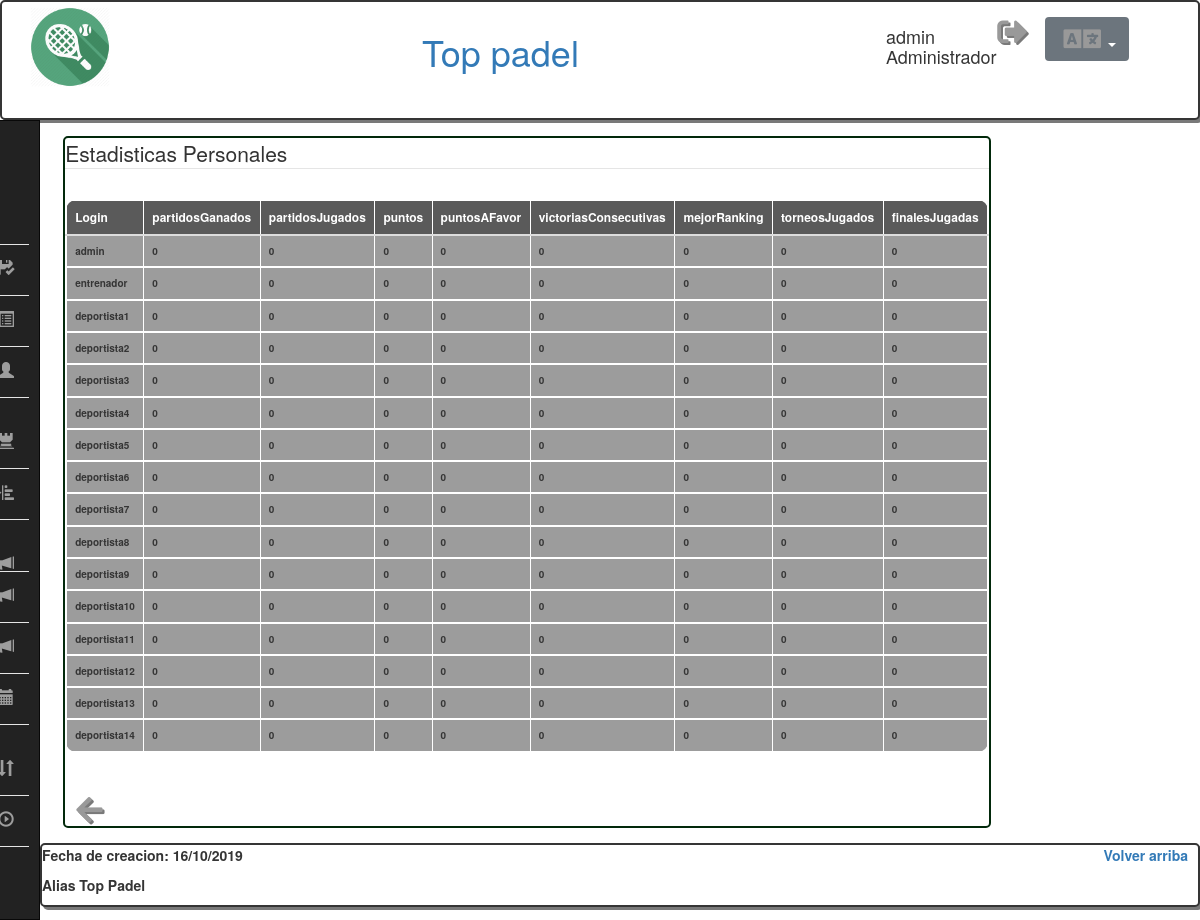
/Controllers/Estadistica_Controller.php?accion=SHOWALL (signed in), run on the app's committed database.
### tables this page shows
CREATE TABLE IF NOT EXISTS estadistica (
  idUsuario varchar(25) UNIQUE,
  partidosGanados varchar(25) NOT NULL,
  partidosJugados varchar(25) NOT NULL,
  puntos varchar(25) NOT NULL,
  puntosAFavor varchar(25) NOT NULL,
  victoriasConsecutivas varchar(25) NULL,
  mejorRanking varchar(25) NOT NULL,
  torneosJugados varchar(25) NOT NULL,
  finalesJugadas varchar(25) NOT NULL,

    FOREIGN KEY (idUsuario) REFERENCES usuario(login)
    
  );

### Models/Estadistica_Model.php (called while the page is built, shortened)
<?php
class Estadistica_Model{
    var $mysqli;
    function __construct($idUsuario,$partidosGanados,$partidosJugados,$puntos,$puntosAFavor,$mejorRanking,$victoriasConsecutivas,$finalesJugadas,$torneosJugados){
        include_once '../Models/Access_DB.php';
		$this->mysqli = ConnectDB();
    }
    function SHOWALL(){
        $sql = "SELECT * FROM estadistica";
        if(!($result = $this->mysqli->query($sql))){
            return 'ERROR: Fallo en la consulta sobre la base de datos.';
        }else return mysqli_fetch_all($result, MYSQLI_ASSOC);
    }
}
?>

### Models/Access_DB.php (called while the page is built)
<?php
function ConnectDB()
{
    $mysqli = new mysqli("localhost", 'padelabpdba', 'padelpass' , 'padelabp');
	if ($mysqli->connect_errno) {
		include './MESSAGE_View.php';
		new MESSAGE("Fallo al conectar a MySQL: (" . $mysqli->connect_errno . ") " . $mysqli->connect_error, './index.php');
		return false;
	}
	else{
		return $mysqli;
	}
}
?>

### Views/Estadistica/EstadisticaShowAll_View.php (the view, shortened to what this page needs)
<?php
	class Estadistica_SHOWALL{
		function __construct($datos){
			$this->render($datos);
		}
		function render($datos){
            include '../Views/Header_View.php';
			?>
        <div class="col-md-2"></div>
        <div class=" table-responsive contenido">
            <fieldset id="showall">
                <legend><?php echo $strings['Estadisticas Personales'];?></legend>
                <table class="table table-hover">
                    <thead>
                        <tr>
                        <th><?php echo $strings['Login'];?></th>
                        <th><?php echo $strings['partidosGanados'];?></th>
                        <th><?php echo $strings['partidosJugados'];?></th>
                        <th><?php echo $strings['puntos'];?></th>
                        <th><?php echo $strings['puntosAFavor'];?></th>
                        <th><?php echo $strings['victoriasConsecutivas'];?></th>
                        <th><?php echo $strings['mejorRanking'];?></th>
                        <th><?php echo $strings['torneosJugados'];?></th>
                        <th><?php echo $strings['finalesJugadas'];?></th>
                    </thead>
                    <tr>
                    <?php if(count($datos, COUNT_RECURSIVE)!= 8){
                        foreach($datos as $datos) :
                        ?>
                        <td><?php echo $datos['idUsuario']."\n"; ?></td>
                        <td><?php echo $datos['partidosGanados']."\n"; ?></td>
                        <td><?php echo $datos['partidosJugados']."\n"; ?></td>
                        <td><?php echo $datos['puntos']."\n"; ?></td>
                        <td><?php echo $datos['puntosAFavor']."\n"; ?></td>
                        <td><?php echo $datos['victoriasConsecutivas']."\n"; ?></td>
                        <td><?php echo $datos['mejorRanking']."\n"; ?></td>
                        <td><?php echo $datos['torneosJugados']."\n"; ?></td>
                        <td><?php echo $datos['finalesJugadas']."\n"; ?></td>
                        </tr>
                    <?php endforeach;};?>
                    </table>
                    <div class="container-btn">
                        <button class="form-btn" role="link" onclick="window.location='./Index_Controller.php';"><i class="fas fa-arrow-left"></i>
                    </div>
            </fieldset>
</div>
<?php
			include '../Views/Footer_View.php';
		}}
?>

### Views/css/estilos.css (style rules this page uses)
body { font-family: 'Roboto', sans-serif; margin: 12px; background-color: rgb(189, 189, 189); align-items: center; }
.contenido { margin-top: 15px; margin-bottom: 15px; margin-left: 2%; margin-right: 2%; background-color: white; color: rgb(28, 145, 5); border: 2px solid rgb(2, 41, 11); border-radius: 5px; font-size: 10px; max-width:80%; }
.fas { margin-left: 5px; font-size: 30px; color: rgb(153, 153, 153); text-shadow: 2px 2px rgb(121, 121, 121); }
.form-btn { border: none; background-color: rgba(0,0,0,0); }
.form-btn .fas { margin-left: 5px; font-size: 30px; color: rgb(153, 153, 153); text-shadow: 2px 2px rgb(121, 121, 121); }
table { width: 100%; margin-top: 10px; color: rgb(53, 53, 53); }
tr { border: 2px solid white; }
td { font-size: 10px; font-weight: bold; border: 1px solid white; padding-left: 10px; padding-right:10px; background-color: rgb(156, 156, 156); }
th { color: white; font-size: 12px; border: 1px solid white; padding-left: 10px; padding-right:10px; background-color: rgb(90, 90, 90); }
table tbody tr:last-child td:first-child { border-radius: 0 0 0 10px; }
table tbody tr:last-child td:last-child { border-radius: 0 0 10px 0; }
legend { border-bottom: 1px solid white; }
#showall .container-btn { padding-top: 20px; border-top: 1px solid white; }
#showall .container-btn .fas { font-size:30px; }
table { margin-bottom: 20px; }
table thead th:first-child { border-radius: 10px 0 0 0; }
table thead th:last-child { border-radius: 0 10px 0 0; }
body,html { height: 100%; }

### data on the page
estadistica: idUsuario "admin", partidosGanados "0", partidosJugados "0", puntos "0", puntosAFavor "0", victoriasConsecutivas "0", mejorRanking "0", torneosJugados "0", finalesJugadas "0"
estadistica: idUsuario "entrenador", partidosGanados "0", partidosJugados "0", puntos "0", puntosAFavor "0", victoriasConsecutivas "0", mejorRanking "0", torneosJugados "0", finalesJugadas "0"
estadistica: idUsuario "deportista1", partidosGanados "0", partidosJugados "0", puntos "0", puntosAFavor "0", victoriasConsecutivas "0", mejorRanking "0", torneosJugados "0", finalesJugadas "0"
estadistica: idUsuario "deportista2", partidosGanados "0", partidosJugados "0", puntos "0", puntosAFavor "0", victoriasConsecutivas "0", mejorRanking "0", torneosJugados "0", finalesJugadas "0"
estadistica: idUsuario "deportista3", partidosGanados "0", partidosJugados "0", puntos "0", puntosAFavor "0", victoriasConsecutivas "0", mejorRanking "0", torneosJugados "0", finalesJugadas "0"
estadistica: idUsuario "deportista4", partidosGanados "0", partidosJugados "0", puntos "0", puntosAFavor "0", victoriasConsecutivas "0", mejorRanking "0", torneosJugados "0", finalesJugadas "0"
estadistica: idUsuario "deportista5", partidosGanados "0", partidosJugados "0", puntos "0", puntosAFavor "0", victoriasConsecutivas "0", mejorRanking "0", torneosJugados "0", finalesJugadas "0"
estadistica: idUsuario "deportista6", partidosGanados "0", partidosJugados "0", puntos "0", puntosAFavor "0", victoriasConsecutivas "0", mejorRanking "0", torneosJugados "0", finalesJugadas "0"
estadistica: idUsuario "deportista7", partidosGanados "0", partidosJugados "0", puntos "0", puntosAFavor "0", victoriasConsecutivas "0", mejorRanking "0", torneosJugados "0", finalesJugadas "0"
estadistica: idUsuario "deportista8", partidosGanados "0", partidosJugados "0", puntos "0", puntosAFavor "0", victoriasConsecutivas "0", mejorRanking "0", torneosJugados "0", finalesJugadas "0"
estadistica: idUsuario "deportista9", partidosGanados "0", partidosJugados "0", puntos "0", puntosAFavor "0", victoriasConsecutivas "0", mejorRanking "0", torneosJugados "0", finalesJugadas "0"
estadistica: idUsuario "deportista10", partidosGanados "0", partidosJugados "0", puntos "0", puntosAFavor "0", victoriasConsecutivas "0", mejorRanking "0", torneosJugados "0", finalesJugadas "0"
estadistica: idUsuario "deportista11", partidosGanados "0", partidosJugados "0", puntos "0", puntosAFavor "0", victoriasConsecutivas "0", mejorRanking "0", torneosJugados "0", finalesJugadas "0"
estadistica: idUsuario "deportista12", partidosGanados "0", partidosJugados "0", puntos "0", puntosAFavor "0", victoriasConsecutivas "0", mejorRanking "0", torneosJugados "0", finalesJugadas "0"
estadistica: idUsuario "deportista13", partidosGanados "0", partidosJugados "0", puntos "0", puntosAFavor "0", victoriasConsecutivas "0", mejorRanking "0", torneosJugados "0", finalesJugadas "0"
estadistica: idUsuario "deportista14", partidosGanados "0", partidosJugados "0", puntos "0", puntosAFavor "0", victoriasConsecutivas "0", mejorRanking "0", torneosJugados "0", finalesJugadas "0"

### other printed values
$strings['Top padel'] "Top padel"
$_SESSION['login'] "admin"
$_SESSION['rol'] "Administrador"
$strings['Estadisticas Personales'] "Estadisticas Personales"
$strings['Login'] "Login"
$strings['partidosGanados'] "partidosGanados"
$strings['partidosJugados'] "partidosJugados"
$strings['puntos'] "puntos"
$strings['puntosAFavor'] "puntosAFavor"
$strings['victoriasConsecutivas'] "victoriasConsecutivas"
$strings['mejorRanking'] "mejorRanking"
$strings['torneosJugados'] "torneosJugados"
$strings['finalesJugadas'] "finalesJugadas"
$strings['Fecha de creacion'] "Fecha de creacion"
$strings['Alias'] "Alias"
